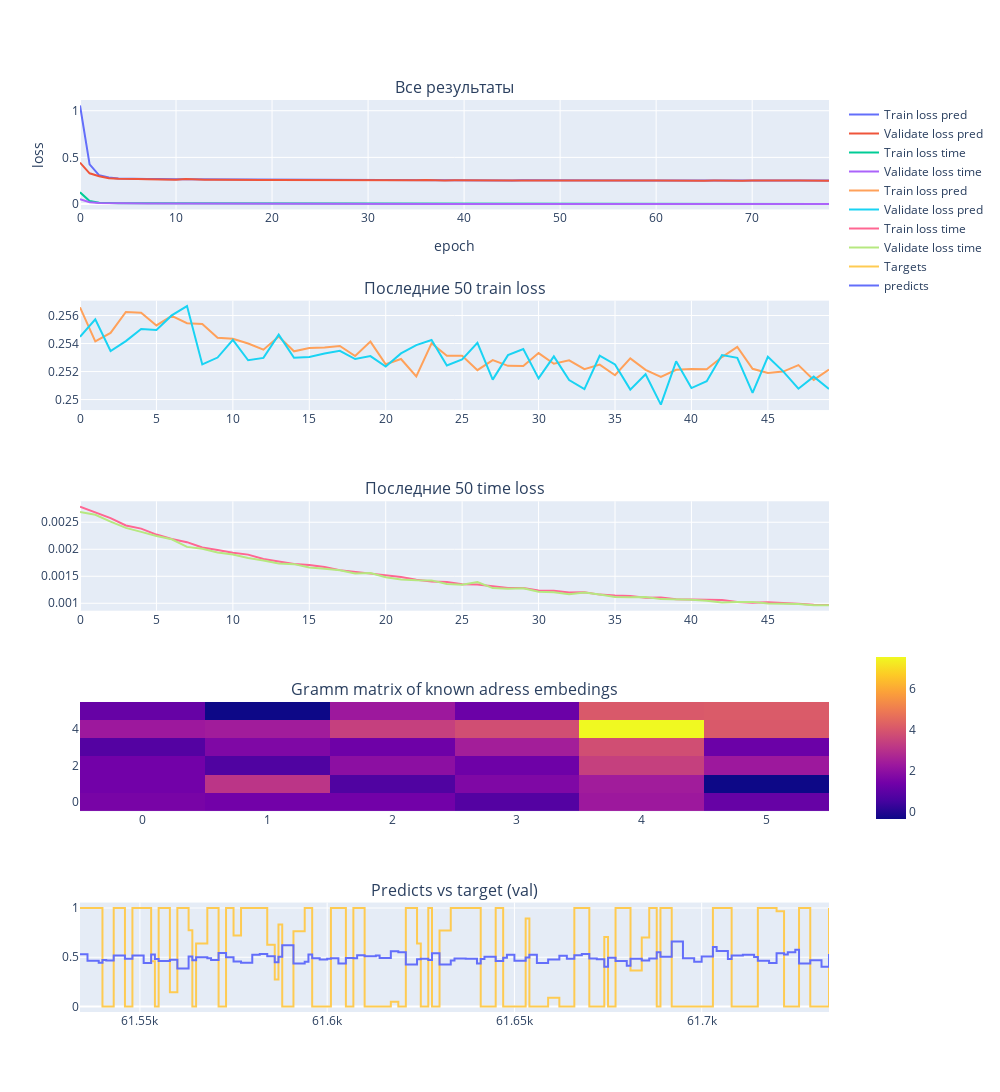

Notebook source saved alongside this figure:
### Code cell
import json
import importlib

import Code.WandbRunner as WandbRunnerLib
importlib.reload(WandbRunnerLib)
import Code.WandbRunner as WandbRunnerLib

with open('configs/config_1.json') as file:
    config = json.loads(file.read())
    
    WandbRunnerLib.CreateRun(config)
